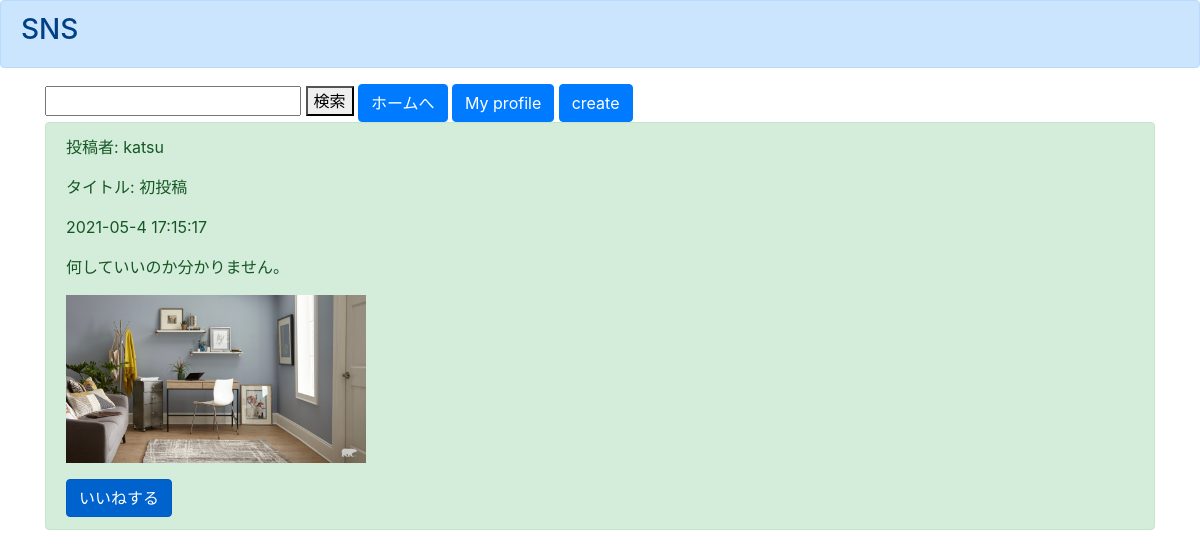
Screenshot of /detail/6 (signed in) with the database file from the repository.
### boardapp/models.py (models this page shows, shortened)
class BoardModel(models.Model):
    user_id = models.IntegerField(null=True, blank=True, default=0)
    title = models.CharField(max_length=100)
    content = models.TextField()
    author = models.CharField(max_length=50)
    sns_image = models.ImageField(upload_to='',null=True, blank=True, default=0)
    good = models.IntegerField(null=True, blank=True, default=0)
    readtext = models.TextField(null=True, blank=True, default='initial')
    pub_date = models.DateTimeField(default=timezone.now)

### boardapp/views.py (the view)
# urls.py: path('detail/<int:pk>', detailfunc, name='detail'),
@login_required
def detailfunc(request, pk):
	object = get_object_or_404(BoardModel, pk=pk)
	return render(request, 'detail.html', {'object':object})

### templates/detail.html
{% extends 'base.html' %}
{% block header %}
<div class="alert alert-primary" role="alert">
    <h3>SNS</h3>
</div>
{% endblock header %}
{% block content %}
<div class="container">
    <form method="GET" action="{% url 'list' %}">
        <input type="text" name="keyword">
        <button type="submit">検索</button>
        <a href="{% url 'list' %}" class="btn btn-primary " tabindex="-1" role="button" aria-disabled="true">ホームへ</a>
        <a href="{% url 'profile' user.id  %}" class="btn btn-primary"  tabindex="-1" role="button" aria-disabled="true">My profile</a>
        <a href="{% url 'create' %}" class="btn btn-primary " tabindex="-1" role="button" aria-disabled="true">create</a>
    </form>
    <div class="alert alert-success" role="alert">
        <p>投稿者: {{ object.author }}</p>
        <p>タイトル: {{ object.title }}</p>
        <p>{{ object.pub_date|date:"Y-m-j H:i:s" }}</p>
        <p> {{ object.content }}</p>
        <p><img src="{{ object.sns_image.url }}" width=300></p>
        <a href="{% url 'good' object.pk %}" class="btn btn-primary active" role="button" aria-pressed="true">いいねする</a>
    </div>
</div>
{% endblock content %}

### rows the page displays
BoardModel: author "katsu", title "初投稿", pub_date "2021-05-4 17:15:17", content "何していいのか分かりません。", sns_image (picture)
